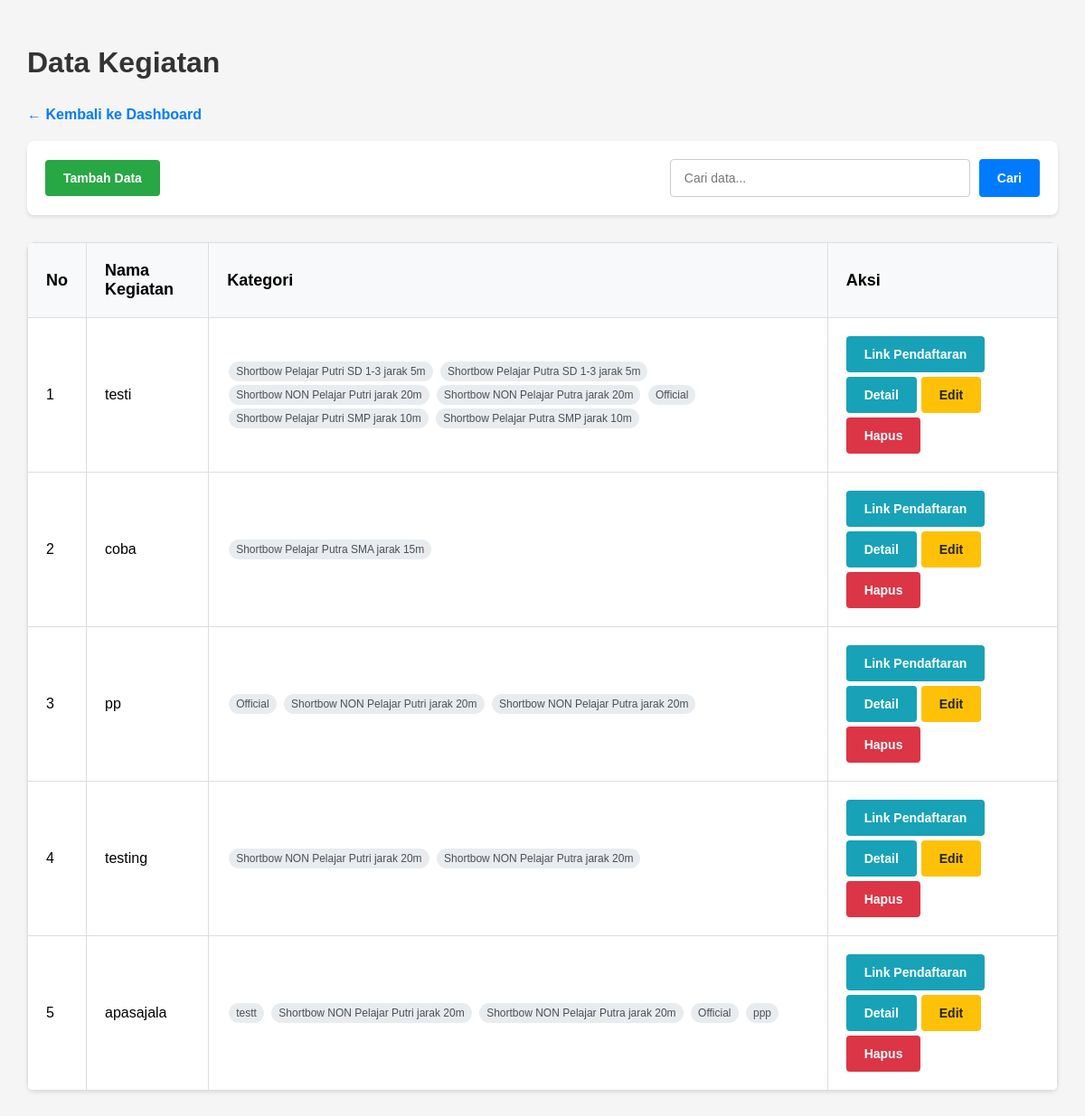
The page /kegiatan.view.php on the database its author committed.
### tables this page shows
CREATE TABLE `kegiatan` (
  `id` int NOT NULL,
  `nama_kegiatan` varchar(255) NOT NULL
);

### kegiatan.view.php (the view, shortened to what this page needs)
<?php
include 'panggil.php';
$query = "
    SELECT
        k.id,
        k.nama_kegiatan AS kegiatan_nama,
        GROUP_CONCAT(kk.category_id) AS category_ids,
        GROUP_CONCAT(c.name SEPARATOR '|') AS category_names
    FROM kegiatan k
    LEFT JOIN kegiatan_kategori kk ON k.id = kk.kegiatan_id
    LEFT JOIN categories c ON kk.category_id = c.id
    GROUP BY k.id, k.nama_kegiatan
    ORDER BY k.id DESC
";
$result = $conn->query($query);
$kegiatanData = [];
while ($row = $result->fetch_assoc()) {
    $categoryIds = $row['category_ids'] ? explode(',', $row['category_ids']) : [];
    $categoryNames = $row['category_names'] ? explode('|', $row['category_names']) : [];
    $kegiatanData[] = [
        'id' => $row['id'],
        'nama' => $row['kegiatan_nama'],
        'category_ids' => array_map('intval', $categoryIds),
        'category_names' => $categoryNames
    ];
}
?>
<!DOCTYPE html>
<html lang="id">
<head>
</head>
<body>
    <div class="container">
        <h1>Data Kegiatan</h1>
        <a href="dashboard.php" class="back-link">← Kembali ke Dashboard</a>
        <div class="header">
            <button class="btn btn-success" onclick="openModal()">Tambah Data</button>
            <div class="search-box">
                <input type="text" id="searchInput" placeholder="Cari data..." onkeyup="searchData()">
                <button class="btn btn-primary" onclick="searchData()">Cari</button>
            </div>
        </div>
        <table>
            <thead>
                <tr>
                    <th>No</th>
                    <th>Nama Kegiatan</th>
                    <th>Kategori</th>
                    <th>Aksi</th>
                </tr>
            </thead>
            <tbody id="tableBody">
                <?php if (empty($kegiatanData)): ?>
                    <tr>
                        <td colspan="4" class="text-center">Tidak ada data kegiatan</td>
                    </tr>
                <?php else: ?>
                    <?php foreach ($kegiatanData as $index => $item): ?>
                        <tr>
                            <td><?= $index + 1 ?></td>
                            <td><?= htmlspecialchars($item['nama']) ?></td>
                            <td>
                                <?php if (empty($item['category_names'])): ?>
                                    <span class="text-muted">Belum ada kategori</span>
                                <?php else: ?>
                                    <?php foreach ($item['category_names'] as $categoryName): ?>
                                        <span class="category-badge"><?= htmlspecialchars($categoryName) ?></span>
                                    <?php endforeach; ?>
                                <?php endif; ?>
                            </td>
                            <td>
                                <div class="actions">
                                    <a href="pendaftaran.php?id=<?php echo $item ['id']?>" class="btn btn-info">Link Pendaftaran</a>
                                    <a href="detail.php?id=<?php echo $item ['id']?>" class="btn btn-info">Detail</a>
                                    <button class="btn btn-warning" onclick="editData(<?= $item['id'] ?>)">Edit</button>
                                    <button class="btn btn-danger" onclick="deleteData(<?= $item['id'] ?>)">Hapus</button>
                                </div>
                            </td>
                        </tr>
                    <?php endforeach; ?>
                <?php endif; ?>
            </tbody>
        </table>
    </div>
</body>
</html>

### kegiatan.view.php (style rules this page uses)
body { font-family: Arial, sans-serif; margin: 0; padding: 30px; background-color: #f5f5f5; min-height: 100vh; }
.container { max-width: 1400px; margin: 0 auto; }
h1 { color: #333; margin-bottom: 30px; font-size: 32px; }
.header { display: flex; justify-content: space-between; align-items: center; margin-bottom: 30px; padding: 20px; background-color: white; border-radius: 8px; box-shadow: 0 2px 4px rgba(0,0,0,0.1); }
.btn { padding: 12px 20px; border: none; border-radius: 4px; cursor: pointer; text-decoration: none; display: inline-block; font-size: 14px; font-weight: bold; }
.btn-success { background-color: #28a745; color: white; }
.btn-primary { background-color: #007bff; color: white; }
.btn-info { background-color: #17a2b8; color: white; }
.btn-warning { background-color: #ffc107; color: #212529; }
.btn-danger { background-color: #dc3545; color: white; }
.search-box { display: flex; gap: 10px; }
.search-box input { padding: 12px 15px; border: 1px solid #ccc; border-radius: 4px; width: 300px; font-size: 14px; }
table { width: 100%; border-collapse: collapse; background-color: white; margin-top: 10px; border-radius: 8px; overflow: hidden; box-shadow: 0 2px 4px rgba(0,0,0,0.1); }
th, td { border: 1px solid #ddd; padding: 20px; text-align: left; font-size: 16px; }
th { background-color: #f8f9fa; font-weight: bold; font-size: 18px; }
.actions { display: flex; gap: 5px; flex-wrap: wrap; }
.back-link { display: inline-block; margin-bottom: 20px; color: #007bff; text-decoration: none; font-weight: bold; }
.category-badge { display: inline-block; background-color: #e9ecef; color: #495057; padding: 4px 8px; border-radius: 12px; font-size: 12px; margin: 2px; white-space: nowrap; }

### rows shown on the page
kegiatan: nama_kegiatan "testi", categoryName "Shortbow Pelajar Putri SD 1-3 jarak 5m", categoryName "Shortbow Pelajar Putra SD 1-3 jarak 5m", categoryName "Shortbow NON Pelajar Putri jarak 20m", categoryName "Shortbow NON Pelajar Putra jarak 20m", categoryName "Official", categoryName "Shortbow Pelajar Putri SMP jarak 10m", categoryName "Shortbow Pelajar Putra SMP jarak 10m"
kegiatan: nama_kegiatan "coba", categoryName "Shortbow Pelajar Putra SMA jarak 15m"
kegiatan: nama_kegiatan "testing", categoryName "Shortbow NON Pelajar Putri jarak 20m", categoryName "Shortbow NON Pelajar Putra jarak 20m"
kegiatan: nama_kegiatan "apasajala", categoryName "testt", categoryName "Shortbow NON Pelajar Putri jarak 20m", categoryName "Shortbow NON Pelajar Putra jarak 20m", categoryName "Official", categoryName "ppp"

### other values the page prints
$item['nama'] "pp"
$categoryName "Official"
$categoryName "Shortbow NON Pelajar Putri jarak 20m"
$categoryName "Shortbow NON Pelajar Putra jarak 20m"
